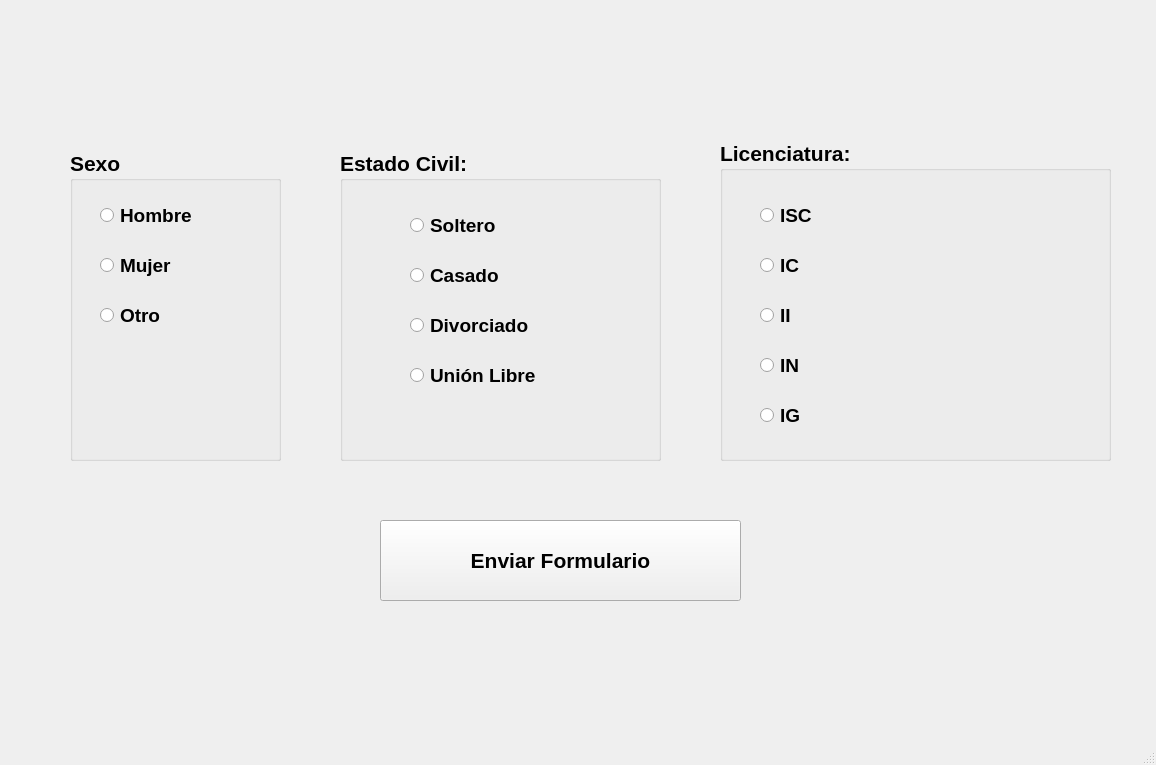
<?xml version="1.0" encoding="UTF-8"?>
<ui version="4.0">
 <class>MainWindow</class>
 <widget class="QMainWindow" name="MainWindow">
  <property name="geometry">
   <rect>
    <x>0</x>
    <y>0</y>
    <width>1156</width>
    <height>765</height>
   </rect>
  </property>
  <property name="windowTitle">
   <string>MainWindow</string>
  </property>
  <widget class="QWidget" name="centralwidget">
   <widget class="QLabel" name="label">
    <property name="geometry">
     <rect>
      <x>110</x>
      <y>10</y>
      <width>841</width>
      <height>101</height>
     </rect>
    </property>
    <property name="text">
     <string/>
    </property>
    <property name="pixmap">
     <pixmap resource="recursos_proyecto.qrc">:/UAT_FIANS/UAT</pixmap>
    </property>
    <property name="scaledContents">
     <bool>true</bool>
    </property>
   </widget>
   <widget class="QLabel" name="label_3">
    <property name="geometry">
     <rect>
      <x>930</x>
      <y>650</y>
      <width>81</width>
      <height>71</height>
     </rect>
    </property>
    <property name="text">
     <string/>
    </property>
    <property name="pixmap">
     <pixmap resource="recursos_proyecto.qrc">:/LOGO/AmongB</pixmap>
    </property>
    <property name="scaledContents">
     <bool>true</bool>
    </property>
   </widget>
   <widget class="QGroupBox" name="groupBox">
    <property name="geometry">
     <rect>
      <x>720</x>
      <y>140</y>
      <width>391</width>
      <height>321</height>
     </rect>
    </property>
    <property name="font">
     <font>
      <pointsize>16</pointsize>
      <weight>75</weight>
      <bold>true</bold>
     </font>
    </property>
    <property name="title">
     <string>Licenciatura:</string>
    </property>
    <widget class="QRadioButton" name="rb_isc">
     <property name="geometry">
      <rect>
       <x>40</x>
       <y>60</y>
       <width>321</width>
       <height>31</height>
      </rect>
     </property>
     <property name="font">
      <font>
       <pointsize>14</pointsize>
       <weight>75</weight>
       <bold>true</bold>
      </font>
     </property>
     <property name="text">
      <string>ISC</string>
     </property>
    </widget>
    <widget class="QRadioButton" name="rb_ic">
     <property name="geometry">
      <rect>
       <x>40</x>
       <y>110</y>
       <width>321</width>
       <height>31</height>
      </rect>
     </property>
     <property name="font">
      <font>
       <pointsize>14</pointsize>
       <weight>75</weight>
       <bold>true</bold>
      </font>
     </property>
     <property name="text">
      <string>IC</string>
     </property>
    </widget>
    <widget class="QRadioButton" name="b_ii">
     <property name="geometry">
      <rect>
       <x>40</x>
       <y>160</y>
       <width>321</width>
       <height>31</height>
      </rect>
     </property>
     <property name="font">
      <font>
       <pointsize>14</pointsize>
       <weight>75</weight>
       <bold>true</bold>
      </font>
     </property>
     <property name="text">
      <string>II</string>
     </property>
    </widget>
    <widget class="QRadioButton" name="rb_in">
     <property name="geometry">
      <rect>
       <x>40</x>
       <y>210</y>
       <width>321</width>
       <height>31</height>
      </rect>
     </property>
     <property name="font">
      <font>
       <pointsize>14</pointsize>
       <weight>75</weight>
       <bold>true</bold>
      </font>
     </property>
     <property name="text">
      <string>IN</string>
     </property>
    </widget>
    <widget class="QRadioButton" name="rb_ig">
     <property name="geometry">
      <rect>
       <x>40</x>
       <y>260</y>
       <width>321</width>
       <height>31</height>
      </rect>
     </property>
     <property name="font">
      <font>
       <pointsize>14</pointsize>
       <weight>75</weight>
       <bold>true</bold>
      </font>
     </property>
     <property name="text">
      <string>IG</string>
     </property>
    </widget>
   </widget>
   <widget class="QGroupBox" name="groupBox_2">
    <property name="geometry">
     <rect>
      <x>70</x>
      <y>150</y>
      <width>211</width>
      <height>311</height>
     </rect>
    </property>
    <property name="font">
     <font>
      <pointsize>16</pointsize>
      <weight>75</weight>
      <bold>true</bold>
     </font>
    </property>
    <property name="title">
     <string>Sexo</string>
    </property>
    <widget class="QRadioButton" name="rb_mujer">
     <property name="geometry">
      <rect>
       <x>30</x>
       <y>100</y>
       <width>201</width>
       <height>31</height>
      </rect>
     </property>
     <property name="font">
      <font>
       <pointsize>14</pointsize>
       <weight>75</weight>
       <bold>true</bold>
      </font>
     </property>
     <property name="text">
      <string>Mujer</string>
     </property>
    </widget>
    <widget class="QRadioButton" name="rb_otro">
     <property name="geometry">
      <rect>
       <x>30</x>
       <y>150</y>
       <width>201</width>
       <height>31</height>
      </rect>
     </property>
     <property name="font">
      <font>
       <pointsize>14</pointsize>
       <weight>75</weight>
       <bold>true</bold>
      </font>
     </property>
     <property name="text">
      <string>Otro</string>
     </property>
    </widget>
    <widget class="QRadioButton" name="rb_hombre">
     <property name="geometry">
      <rect>
       <x>30</x>
       <y>50</y>
       <width>201</width>
       <height>31</height>
      </rect>
     </property>
     <property name="font">
      <font>
       <pointsize>14</pointsize>
       <weight>75</weight>
       <bold>true</bold>
      </font>
     </property>
     <property name="text">
      <string>Hombre</string>
     </property>
    </widget>
   </widget>
   <widget class="QGroupBox" name="groupBox_3">
    <property name="geometry">
     <rect>
      <x>340</x>
      <y>150</y>
      <width>321</width>
      <height>311</height>
     </rect>
    </property>
    <property name="font">
     <font>
      <pointsize>16</pointsize>
      <weight>75</weight>
      <bold>true</bold>
     </font>
    </property>
    <property name="title">
     <string>Estado Civil:</string>
    </property>
    <widget class="QRadioButton" name="rb_casado">
     <property name="geometry">
      <rect>
       <x>70</x>
       <y>110</y>
       <width>201</width>
       <height>31</height>
      </rect>
     </property>
     <property name="font">
      <font>
       <pointsize>14</pointsize>
       <weight>75</weight>
       <bold>true</bold>
      </font>
     </property>
     <property name="text">
      <string>Casado</string>
     </property>
    </widget>
    <widget class="QRadioButton" name="rb_unionLibre">
     <property name="geometry">
      <rect>
       <x>70</x>
       <y>210</y>
       <width>201</width>
       <height>31</height>
      </rect>
     </property>
     <property name="font">
      <font>
       <pointsize>14</pointsize>
       <weight>75</weight>
       <bold>true</bold>
      </font>
     </property>
     <property name="text">
      <string>Unión Libre</string>
     </property>
    </widget>
    <widget class="QRadioButton" name="rb_soltero">
     <property name="geometry">
      <rect>
       <x>70</x>
       <y>60</y>
       <width>201</width>
       <height>31</height>
      </rect>
     </property>
     <property name="font">
      <font>
       <pointsize>14</pointsize>
       <weight>75</weight>
       <bold>true</bold>
      </font>
     </property>
     <property name="text">
      <string>Soltero</string>
     </property>
    </widget>
    <widget class="QRadioButton" name="rb_divorciado">
     <property name="geometry">
      <rect>
       <x>70</x>
       <y>160</y>
       <width>201</width>
       <height>31</height>
      </rect>
     </property>
     <property name="font">
      <font>
       <pointsize>14</pointsize>
       <weight>75</weight>
       <bold>true</bold>
      </font>
     </property>
     <property name="text">
      <string>Divorciado</string>
     </property>
    </widget>
   </widget>
   <widget class="QPushButton" name="btn_enviar">
    <property name="geometry">
     <rect>
      <x>380</x>
      <y>520</y>
      <width>361</width>
      <height>81</height>
     </rect>
    </property>
    <property name="font">
     <font>
      <pointsize>16</pointsize>
      <weight>75</weight>
      <bold>true</bold>
     </font>
    </property>
    <property name="text">
     <string>Enviar Formulario</string>
    </property>
   </widget>
  </widget>
  <widget class="QMenuBar" name="menubar">
   <property name="geometry">
    <rect>
     <x>0</x>
     <y>0</y>
     <width>1156</width>
     <height>26</height>
    </rect>
   </property>
  </widget>
  <widget class="QStatusBar" name="statusbar"/>
 </widget>
 <resources>
  <include location="recursos_proyecto.qrc"/>
  <include location="C:/Program Files (x86)/Qt Designer/recursos_proyecto.qrc"/>
 </resources>
 <connections/>
</ui>
